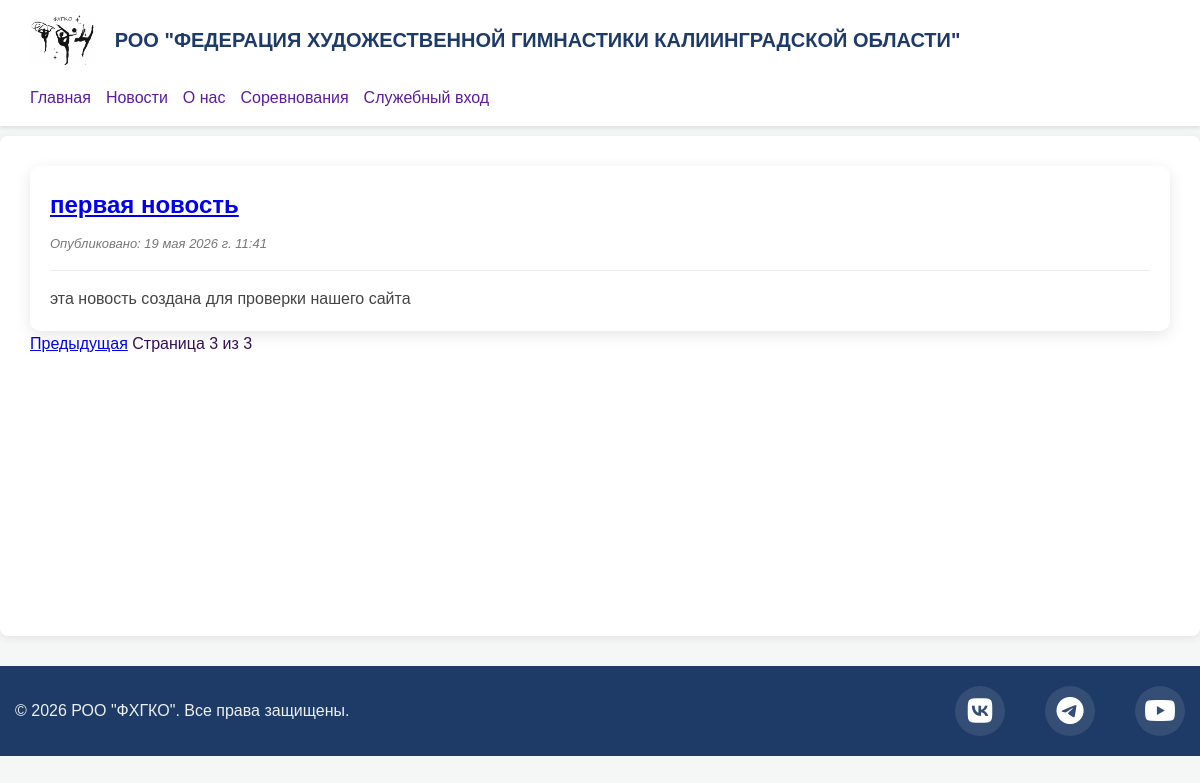
Page /news/?page_number=3 on the committed database.
### irina_app/models.py (models this page shows, shortened)
class News(models.Model):
    author = models.ForeignKey(User, on_delete=models.CASCADE, related_name="autored_news") # related_name="posts" некое виртуальное поле, через которое мы можем достучаться до всех постов нашего Юзера
    title = models.CharField(max_length=250)
    text = models.CharField(max_length=10_000)
    publish_date = models.DateTimeField(auto_now_add=True) # при создании записи время укажется автоматически (auto_now_add=True)
    class Meta:
        verbose_name = "Новость"
        verbose_name_plural = "Новости"

### irina_app/views.py (the view)
# urls.py: path('news/', irina_app.views.news_list, name="news_list"),
def news_list(request):
    all_news = News.objects.all().order_by("-publish_date") # от большего к меньшему знак - от новых к старым
    paginator = Paginator(all_news, 2) # чтобы показывал 2 поста за раз , а не всю кучу
    page_number = request.GET.get("page_number", 1) # из reqest через GET запрос пытаемся получить то, что приходит по ключу "page_number", если ничего, пусть будет первая страница
    page_obj = paginator.get_page(page_number) # бурум нужную пачку постов из пагинатора
    context={"all_news": page_obj, "title": "news", "paginator": paginator,
        "page_obj": page_obj,}
    return render(request, "irina_app/templates/news_list.html", context)

### irina_app/templates/irina_app/templates/news_list.html (shortened to what this page needs)
{% extends "irina_app/templates/base.html" %}
{% load static %}
{% block css_block %}
    <link rel="stylesheet" href="{% static 'irina_app/static/css/base.css' %}">
    <link rel="stylesheet" href="{% static 'irina_app/static/css/news.css' %}">
    <link rel="stylesheet" href="{% static 'irina_app/static/css/modal.css' %}">
{% endblock %}
{% block main_block %}
<div id="all_news_container">
    {% for new in all_news %}
        <div class="new_container">
            <div class="new_header">
                <h2 class="new_title">
                    <a href="#" class="open-modal-link" data-news-id="{{ new.id }}">{{ new.title }}</a>
                </h2>
                <p class="new_date">Опубликовано: {{ new.publish_date }}</p>
            </div>
            <div class="new_content">
                <p class="new_text">{{ new.text|truncatewords:50 }}</p>
            </div>
        </div>
    {% endfor %}
    <div id="pagination" class="pagination">
        {% if page_obj.has_previous %}
            <a href="?page_number={{ page_obj.previous_page_number }}">Предыдущая</a>
        {% endif %}
        <span class="current">Страница {{ page_obj.number }} из {{ page_obj.paginator.num_pages }}</span>
    </div>
</div>
{% endblock %}

### irina_app/static/irina_app/static/css/base.css (style rules this page uses)
body { font-family: 'Arial', sans-serif; margin: 0; padding: 0; background-color: #f4f7f6; color: #331052; line-height: 1.6; }

### irina_app/static/irina_app/static/css/news.css (style rules this page uses)
.new_container { background-color: #ffffff; border-radius: 10px; box-shadow: 0 4px 15px rgba(0, 0, 0, 0.1); padding: 20px; transition: transform 0.3s ease, box-shadow 0.3s ease; display: flex; flex-direction: column; }
.new_header { border-bottom: 1px solid #eee; padding-bottom: 15px; margin-bottom: 15px; }
.new_title { font-size: 24px; color: #1e3a67; margin: 0 0 10px 0; font-weight: 600; }
.new_date { font-size: 13px; color: #777; margin: 0; font-style: italic; }
.new_content { flex-grow: 1; }
.new_text { font-size: 16px; color: #444; margin: 0; text-align: justify; }

### rows in the picture
News: title "первая новость", publish_date "19 мая 2026 г. 11:41", text "эта новость создана для проверки нашего сайта"

### other values in the picture
{{ page_obj.number }} "3"
{{ page_obj.paginator.num_pages }} "3"
